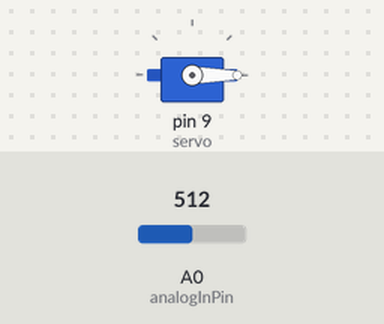
The sketch below on a simulated Arduino Uno, built with avr-gcc and run on an emulated ATmega328P. On the bench: servo. The inputs (shaded band) are chosen by the test bench; at power-on: A0 (analogInPin) = 512.

Above: at 0.1 s.
At 5.17 s:
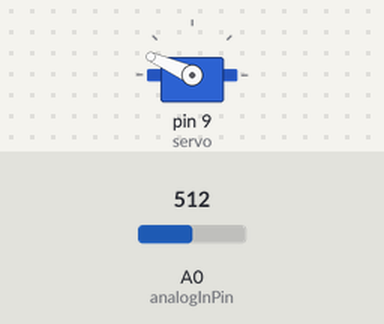
6.3 s: A0 (analogInPin) set to 306
At 6.72 s:
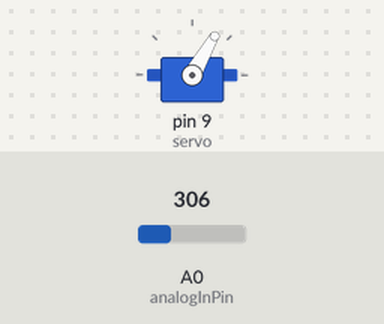
Timing chart, 0 to 15.3 s (numbered marks = the images above; inputs shaded):
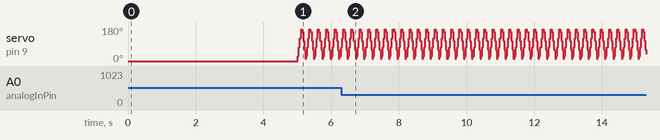

Measured:
- by itself, servo on pin 9 (servo): repeats every 0.25 s: 168° 0.03 s, 156° 0.03 s, 108° 0.03 s, 60° 0.03 s, 12° 0.03 s, 24° 0.03 s, 72° 0.03 s, 120° 0.03 s

The sketch:

A3.ino
```cpp
#include <Servo.h> // adding servo library
Servo servo; // assigning name to servo

const int analogInPin = A0;  // Analog input pin that the potentiometer is attached to
const int analogOutPin = 9; // Analog output pin that the LED is attached to

int sensorValue = 0;        // value read from the pot
int outputValue = 0;        // value output to the PWM (analog out)
int sensorMin = 1023;       // sets the sensor minimun to highest value before calibrating
int sensorMax = 0;          // sets the sensor maximun to lowest value before calibrating
int posChange = 0;          // defines the position change for each loop pass

void setup() {
  // put your setup code here, to run once:
Serial.begin(9600);         // sets bps rate
servo.attach(9);            // connect servo to pin 9
servo.write(0);             // move servo to position 0


  while(millis()< 5000){    // calibration loop, runs for 5 seconds

    if(analogRead(analogInPin) < sensorMin){  // opens when sensor reads below current minimum reading
      sensorMin = analogRead(analogInPin);    // sets new minimun to current value
    }

    if(analogRead(analogInPin) > sensorMax){  // opens when sensor reads above current maximun reading
      sensorMax = analogRead(analogInPin);    // set new maximun to current value
    }
  }

}

void loop() {

  for(int i = 0; i < 181; i += posChange){ // loop moves servo from 0 to 180
    sensorValue = constrain(analogRead(analogInPin), sensorMin, sensorMax); // reads the photoresistor, constrained to calibrated min/max
    posChange = constrain(map(sensorValue, sensorMin, sensorMax, 25, 1), 1, 25); // sets the index change based on sensor value, constrained 1-25
    servo.write(i); // moves motor position to index value
    delay(15); // short pause
  }

  for(int i = 180; i > -1; i -= posChange){ // loop moves servo 180 to 0
    sensorValue = constrain(analogRead(analogInPin), sensorMin, sensorMax); // reads the photoresistor, constrained to calibrated min/max
    posChange = constrain(map(sensorValue, sensorMin, sensorMax, 25, 1),1,25); // sets the index change based on sensor value, constrained 1-25
    servo.write(i); // moves motor position to index value
    delay(15); //short pause
  }


}
```
